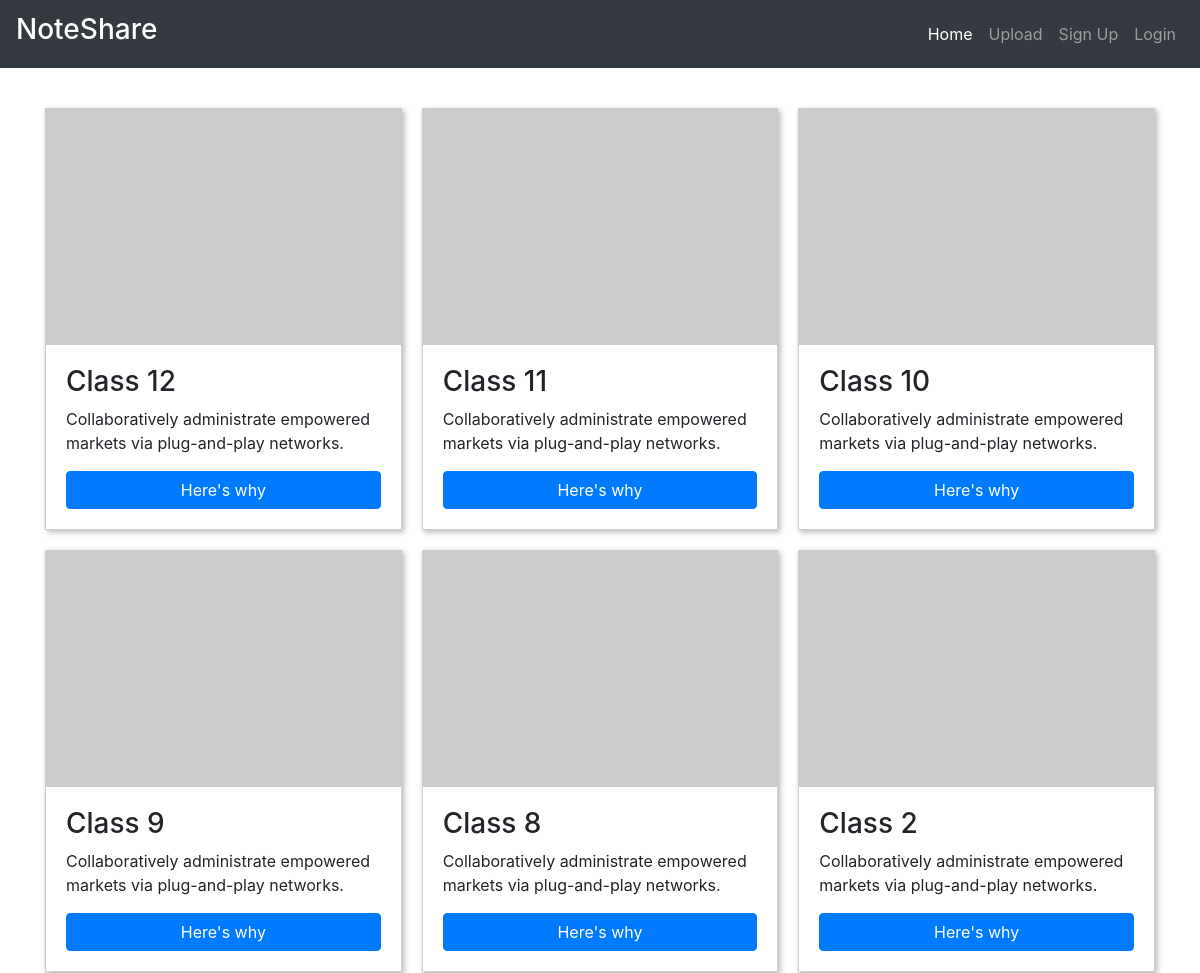
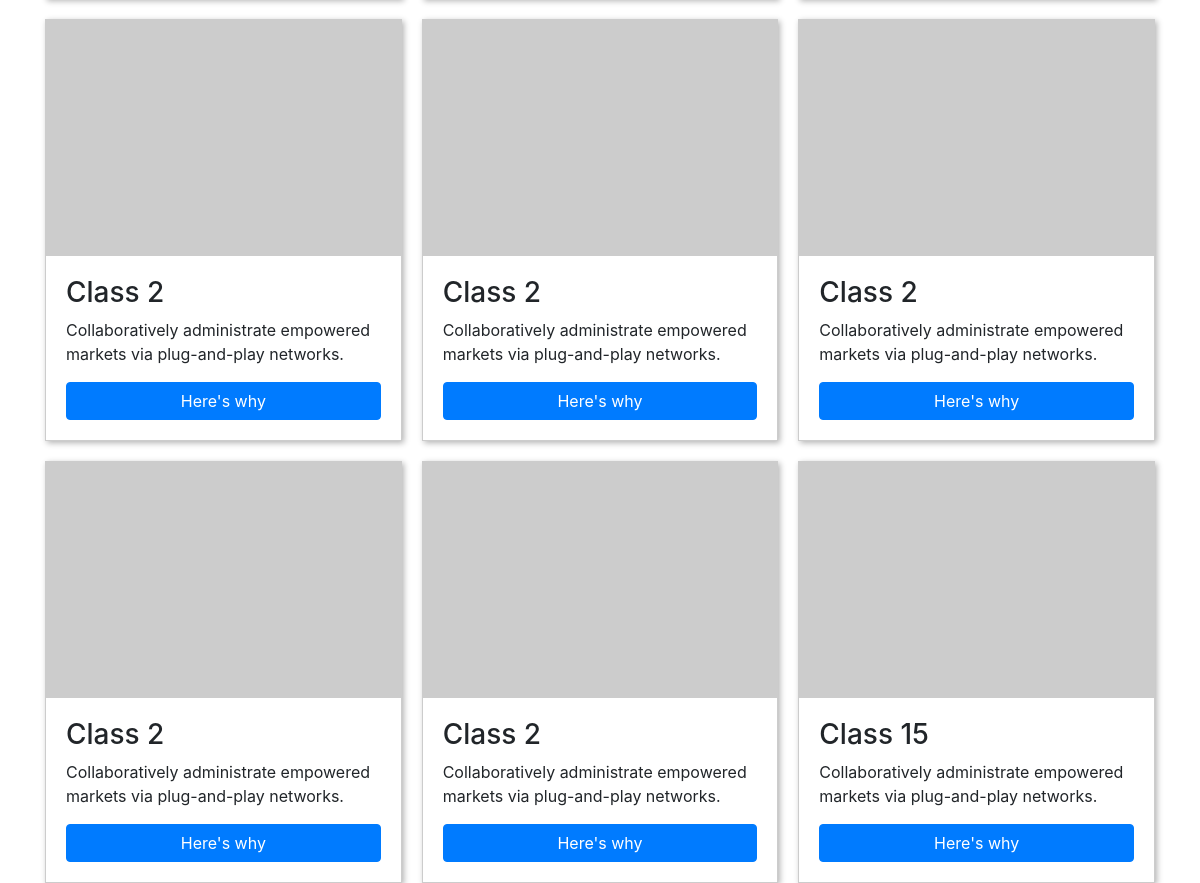
The page / on the database its author committed (2 pictures, top to bottom).
### baseapp/models.py (models this page shows, shortened)
class Categories(models.Model):
    title = models.CharField(max_length=30)

### baseapp/views.py (the view)
# urls.py: path('',index,name='index'),
def index(request):
    categories = Categories.objects.all()
    return  render(request,"baseapp/homepage.html",{'categories':categories})

### baseapp/templates/baseapp/homepage.html (shortened to what this page needs)
{% extends 'baseapp/index.html' %}
{% load static %}
{% block content %}
<link rel="stylesheet" href="{% static 'baseapp/css/index.css' %}">
<div class="container">
  <main class="grid">
      {% for i in categories %}
    <article>
      <img src="https://picsum.photos/600/400?image=1083" alt="Sample photo">
      <div class="text">
        <h3>{{ i.title }}</h3>
        <p>Collaboratively administrate empowered markets via plug-and-play networks.</p>
        <a href="https://codepen.io/collection/XdWJOQ/" class="btn btn-primary btn-block">Here's why</a>
      </div>
    </article>
{% endfor %}
  </main>
</div>
{% endblock %}

### baseapp/templates/baseapp/index.html (shortened to what this page needs)
<!doctype html>
<html lang="en">
  <head>
      <link rel="stylesheet" href="https://maxcdn.bootstrapcdn.com/bootstrap/4.0.0/css/bootstrap.min.css">
  </head>
<nav class="navbar navbar-expand-lg navbar-dark bg-dark static-top" style=">
  <div class="container">
    <a class="navbar-brand" href="#">
      <H3>NoteShare</H3>
        </a>
    <div class="collapse navbar-collapse" id="navbarResponsive">
      <ul class="navbar-nav ml-auto">
        <li class="nav-item active">
          <a class="nav-link" href="#">Home
              </a>
        </li>
        <li class="nav-item">
          <a class="nav-link" href="#">Upload</a>
        </li>
        <li class="nav-item">
          <a class="nav-link" href="/register">Sign Up</a>
        </li>
        <li class="nav-item">
          <a class="nav-link" href="#">Login</a>
        </li>
      </ul>
    </div>
</nav>
 {% block content %}
  {% endblock %}
</html>

### baseapp/static/baseapp/css/index.css (style rules this page uses)
.grid { padding-top: 40px; display: grid; grid-template-columns: repeat(auto-fill, minmax(280px, 1fr)); grid-gap: 20px; align-items: stretch; }
.grid > article { border: 1px solid #ccc; box-shadow: 2px 2px 6px 0px rgba(0, 0, 0, 0.3); }
.grid > article img { max-width: 100%; }
.grid .text { padding: 20px; }

### rows shown on the page
Categories: title "Class 12"
Categories: title "Class 11"
Categories: title "Class 10"
Categories: title "Class 9"
Categories: title "Class 8"
Categories: title "Class 2"
Categories: title "Class 2"
Categories: title "Class 2"
Categories: title "Class 2"
Categories: title "Class 2"
Categories: title "Class 2"
Categories: title "Class 15"
